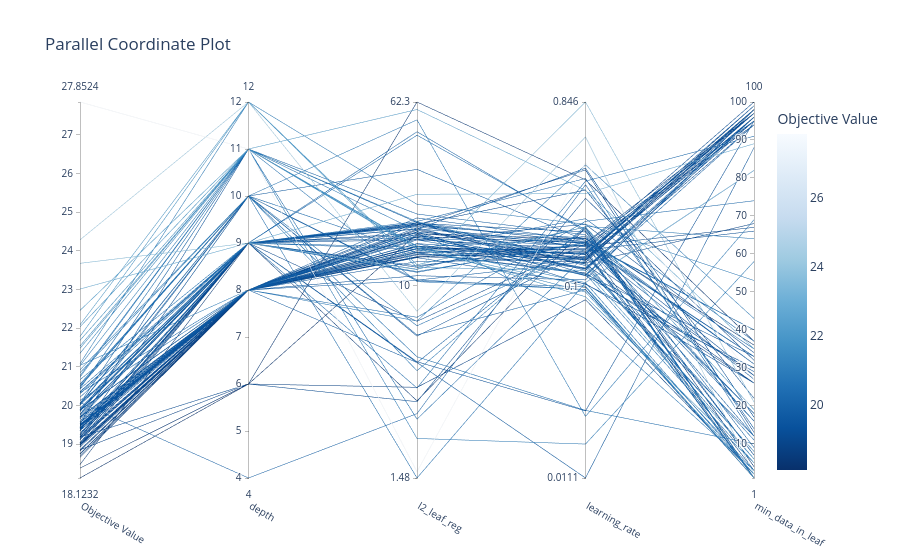

Here is the notebook cell this chart was saved with:
### Code cell
from optuna import visualization

cv_results = (
    study.trials_dataframe(
        attrs=("number", "value", "params", "user_attrs", "state")
    )
    .sort_values("value", na_position="last")
    .reset_index(drop=True)
)

print(f"Best mean CV RMSE: {study.best_value:.3f}")
print(f"Refit iterations: {study.best_trial.user_attrs['refit_iterations']}")
cv_results.head(10)
visualization.plot_parallel_coordinate(study)
